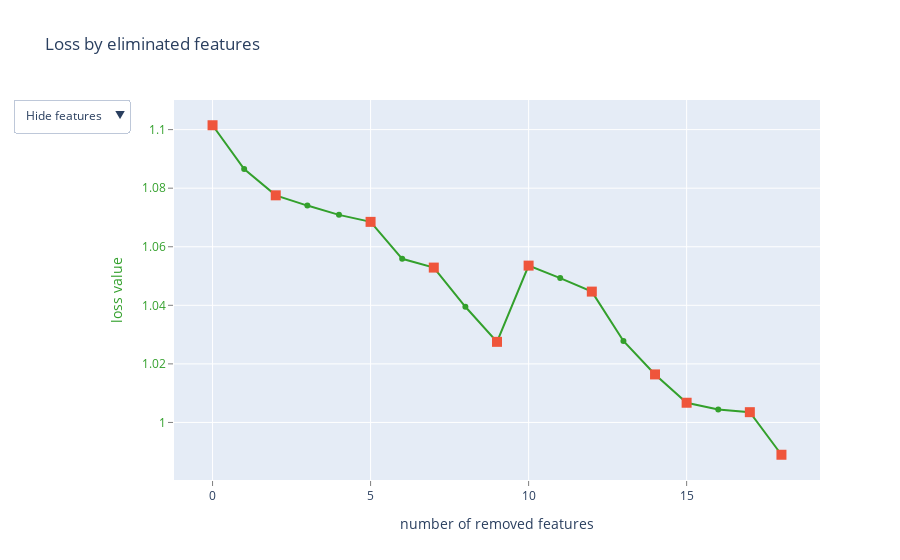

The code cell stored with this chart in its notebook:
### Code cell
from catboost import CatBoostRegressor, Pool, EShapCalcType, EFeaturesSelectionAlgorithm
from sklearn.datasets import make_regression
from sklearn.model_selection import train_test_split

# X, y = make_regression(n_samples=1000, n_features=100, n_informative=20, random_state=0)
# train_X, test_X, train_y, test_y = train_test_split(X, y, test_size=0.25, random_state=0)
# feature_names = ['F{}'.format(i) for i in range(train_X.shape[1])]
# train_pool = Pool(train_X, train_y, feature_names=feature_names)
# test_pool = Pool(test_X, test_y, feature_names=feature_names)


model = CatBoostRegressor(**{k:v for k,v in default_model_params.items() if k != "feature_weights"})
summary = model.select_features(
    train_pool,
    eval_set=val_pool,
    features_for_select=X_train.columns,
    num_features_to_select=20,
    steps=10,
    algorithm=EFeaturesSelectionAlgorithm.RecursiveByShapValues,
    shap_calc_type=EShapCalcType.Regular,
    train_final_model=True,
    logging_level='Silent',
    plot=True
)

### Figure 1 — Plotly figure (JSON) as saved in the notebook; plotly's stock layout.template omitted (floating-point values rounded to 4 significant figures)
{"data": [{"line": {"color": "rgb(51,160,44)"}, "mode": "lines+markers", "name": "", "text": ["", "pdo_index_autocorr", "pna_index_roll_mean5", "pna_index_roll_max5", "soi_autocorr", "soi_roll_std7", "pna_index_ewm_mean7", "TOTAL", "NINO1+2 ANOM", "SNWD_DAILY", "ANOM", "ANOM_roll_std7", "pdo_index_roll_max5", "ANOM_roll_max5", "pdo_index", "pna_index_autocorr", "pna_index_roll_std7", "INDEX_2", "ANOM_ewm_mean7"], "type": "scatter", "x": [0, 1, 2, 3, 4, 5, 6, 7, 8, 9, 10, 11, 12, 13, 14, 15, 16, 17, 18], "y": [1.101, 1.087, 1.078, 1.074, 1.071, 1.068, 1.056, 1.053, 1.039, 1.028, 1.054, 1.049, 1.045, 1.028, 1.016, 1.007, 1.004, 1.004, 0.989]}, {"marker": {"size": 10, "symbol": "square"}, "mode": "markers", "name": "", "text": ["", "pna_index_roll_mean5", "soi_roll_std7", "TOTAL", "SNWD_DAILY", "ANOM", "pdo_index_roll_max5", "pdo_index", "pna_index_autocorr", "INDEX_2", "ANOM_ewm_mean7"], "type": "scatter", "x": [0, 2, 5, 7, 9, 10, 12, 14, 15, 17, 18], "y": [1.101, 1.078, 1.068, 1.053, 1.028, 1.054, 1.045, 1.016, 1.007, 1.004, 0.989]}, {"mode": "text", "name": "", "text": ["", "19", "27", "30", "34", "31", "28", "5", "14", "11", "6", "21", "20", "25", "7", "29", "26", "13", "23"], "textfont": {"color": "rgb(51,160,44)", "family": "sans serif", "size": 18}, "textposition": "bottom center", "type": "scatter", "visible": false, "x": [0, 1, 2, 3, 4, 5, 6, 7, 8, 9, 10, 11, 12, 13, 14, 15, 16, 17, 18], "y": [1.101, 1.087, 1.078, 1.074, 1.071, 1.068, 1.056, 1.053, 1.039, 1.028, 1.054, 1.049, 1.045, 1.028, 1.016, 1.007, 1.004, 1.004, 0.989]}, {"mode": "text", "name": "", "text": ["", "pdo_index_autocorr", "pna_index_roll_mean5", "pna_index_roll_max5", "soi_autocorr", "soi_roll_std7", "pna_index_ewm_mean7", "TOTAL", "NINO1+2 ANOM", "SNWD_DAILY", "ANOM", "ANOM_roll_std7", "pdo_index_roll_max5", "ANOM_roll_max5", "pdo_index", "pna_index_autocorr", "pna_index_roll_std7", "INDEX_2", "ANOM_ewm_mean7"], "textfont": {"color": "rgb(51,160,44)", "family": "sans serif", "size": 18}, "textposition": "bottom center", "type": "scatter", "visible": false, "x": [0, 1, 2, 3, 4, 5, 6, 7, 8, 9, 10, 11, 12, 13, 14, 15, 16, 17, 18], "y": [1.101, 1.087, 1.078, 1.074, 1.071, 1.068, 1.056, 1.053, 1.039, 1.028, 1.054, 1.049, 1.045, 1.028, 1.016, 1.007, 1.004, 1.004, 0.989]}], "layout": {"showlegend": false, "title": {"text": "Loss by eliminated features"}, "updatemenus": [{"active": 0, "buttons": [{"args": [{"visible": [true, true, false, false]}], "label": "Hide features", "method": "update"}, {"args": [{"visible": [true, true, true, false]}], "label": "Show indices", "method": "update"}, {"args": [{"visible": [true, true, false, true]}], "label": "Show names", "method": "update"}], "pad": {"r": 10, "t": 10}, "showactive": true, "x": -0.25, "xanchor": "left", "y": 1.03, "yanchor": "top"}], "xaxis": {"gridcolor": "rgb(255,255,255)", "showgrid": true, "showline": false, "showticklabels": true, "tickcolor": "rgb(127,127,127)", "ticks": "outside", "title": {"text": "number of removed features"}, "zeroline": false}, "yaxis": {"gridcolor": "rgb(255,255,255)", "showgrid": true, "showline": false, "showticklabels": true, "tickcolor": "rgb(127,127,127)", "tickfont": {"color": "rgb(51,160,44)"}, "ticks": "outside", "title": {"font": {"color": "rgb(51,160,44)"}, "text": "loss value"}, "zeroline": false}}}
